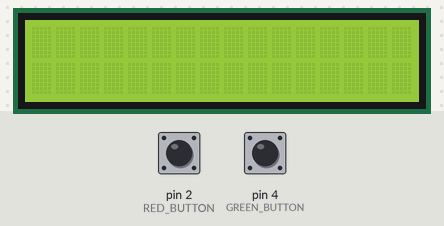
Simulated run of this sketch. Board: Arduino Uno, built with avr-gcc and run on an emulated ATmega328P. Shown: 16×2 character LCD. The test bench sets the inputs (shaded band); at power-on: pin 4 (GREEN_BUTTON) HIGH, pin 2 (RED_BUTTON) HIGH.

Above: at 1.2 s.
1.3 s: pin 4 (GREEN_BUTTON) pulled LOW for 0.15 s
At 1.47 s:
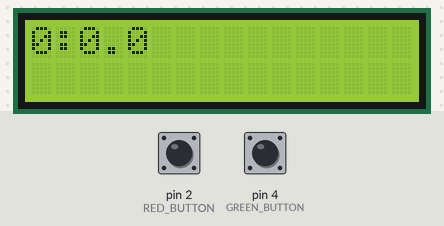
2.0 s: pin 4 (GREEN_BUTTON) pulled LOW for 1 s
At 2.5 s:
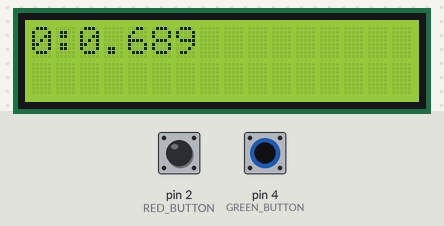
Timing chart, 0 to 5.0 s (numbered marks = the images above; inputs shaded):
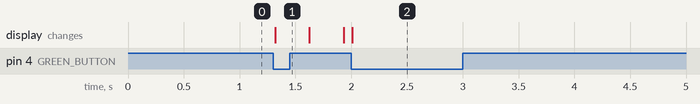

Measured:
- after the input at 1.3 s, the display: changes at once (image 1)

The sketch:

z3.ino
```cpp
#include <LiquidCrystal_I2C.h>

#define LED_RED 6
#define LED_GREEN 5
#define LED_BLUE 3

#define RED_BUTTON 2
#define GREEN_BUTTON 4
#define DEBOUNCE_PERIOD 10UL

LiquidCrystal_I2C lcd(0x27, 16, 2);

bool running = false;
unsigned long startTime = 0UL;
unsigned long previousTime = 0UL;

void initButtons()
{
    pinMode(RED_BUTTON, INPUT_PULLUP);
    pinMode(GREEN_BUTTON, INPUT_PULLUP);
}

bool isGreenPressed()
{
    static int debounced_button_state = HIGH;
    static int previous_reading = HIGH;
    static unsigned long last_change_time = 0UL;
    bool isPressed = false;

    int current_reading = digitalRead(GREEN_BUTTON);

    if (previous_reading != current_reading)
    {
        last_change_time = millis();
    }

    if (millis() - last_change_time > DEBOUNCE_PERIOD)
    {
        if (current_reading != debounced_button_state)
        {
            if (debounced_button_state == HIGH && current_reading == LOW)
            {
                isPressed = true;
            }
            debounced_button_state = current_reading;
        }
    }

    previous_reading = current_reading;

    return isPressed;
}

bool isRedPressed()
{
    static int debounced_button_state = HIGH;
    static int previous_reading = HIGH;
    static unsigned long last_change_time = 0UL;
    bool isPressed = false;

    int current_reading = digitalRead(RED_BUTTON);

    if (previous_reading != current_reading)
    {
        last_change_time = millis();
    }

    if (millis() - last_change_time > DEBOUNCE_PERIOD)
    {
        if (current_reading != debounced_button_state)
        {
            if (debounced_button_state == HIGH && current_reading == LOW)
            {
                isPressed = true;
            }
            debounced_button_state = current_reading;
        }
    }

    previous_reading = current_reading;

    return isPressed;
}

void initLCD()
{
    lcd.init();
    lcd.backlight();
}

void setup()
{
    initButtons();
    initLCD();
}

void printOnScreen(String t)
{
    lcd.setCursor(15, 0);
    lcd.write(byte(0));
    lcd.setCursor(0, 0);
    lcd.print(t);
}


void startTimer() {
    running = true;
    startTime = millis();
}

void stopTimer() {
    running = false;
    previousTime += millis() - startTime;
}

void clearTimer() {
    running = false;
    lcd.clear();
    printOnScreen("0:0.0");
    previousTime = 0UL;
}

void loop()
{
    if (isGreenPressed())
    {
        if(running){
            stopTimer();
        } else {
            startTimer();
        }
    }

    if (isRedPressed())
    {
        clearTimer();
    }

    if (running)
    {
        unsigned long elapsedTime = (millis() - startTime) + previousTime;
        unsigned long seconds = elapsedTime / 1000;
        unsigned long minutes = seconds / 60;
        seconds = seconds % 60;

        String time = String(minutes) + ":" + String(seconds) + "." + String(elapsedTime % 1000);
        printOnScreen(time);
    }
}
```
